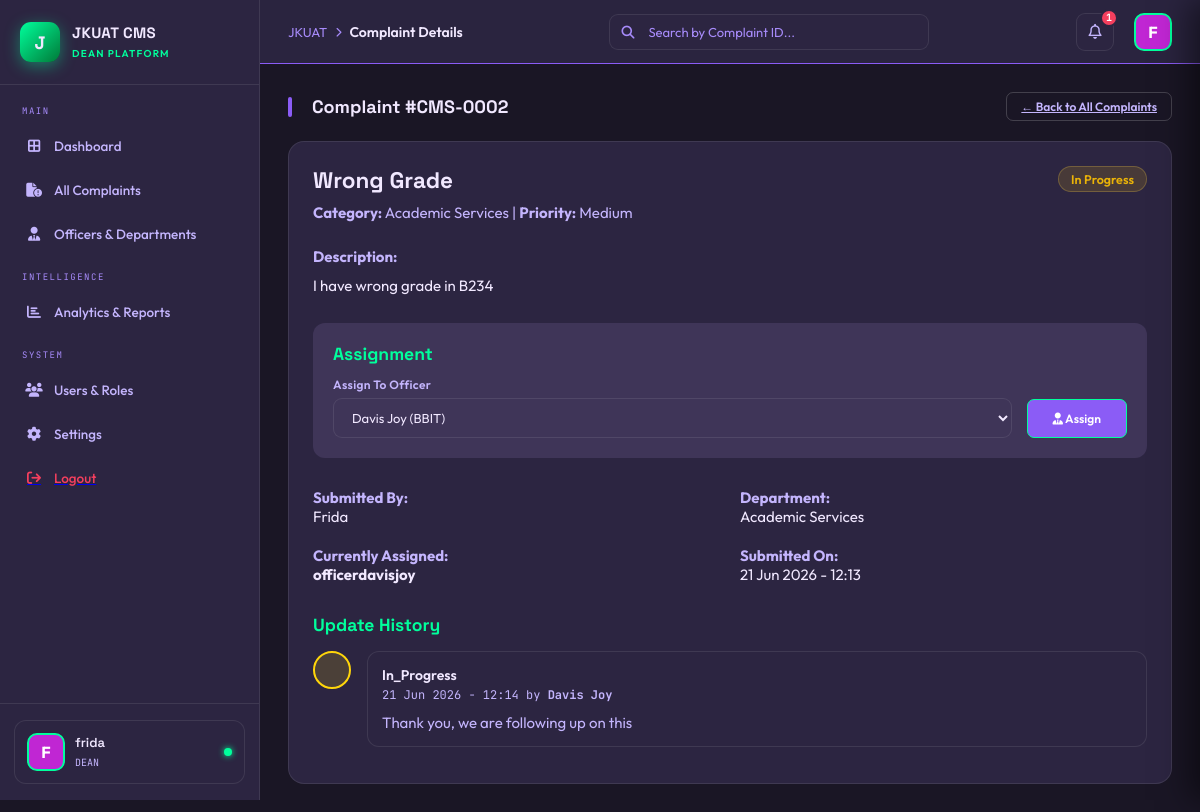
The app's page /accounts/dean/complaints/CMS-0002/ (signed in), older data.
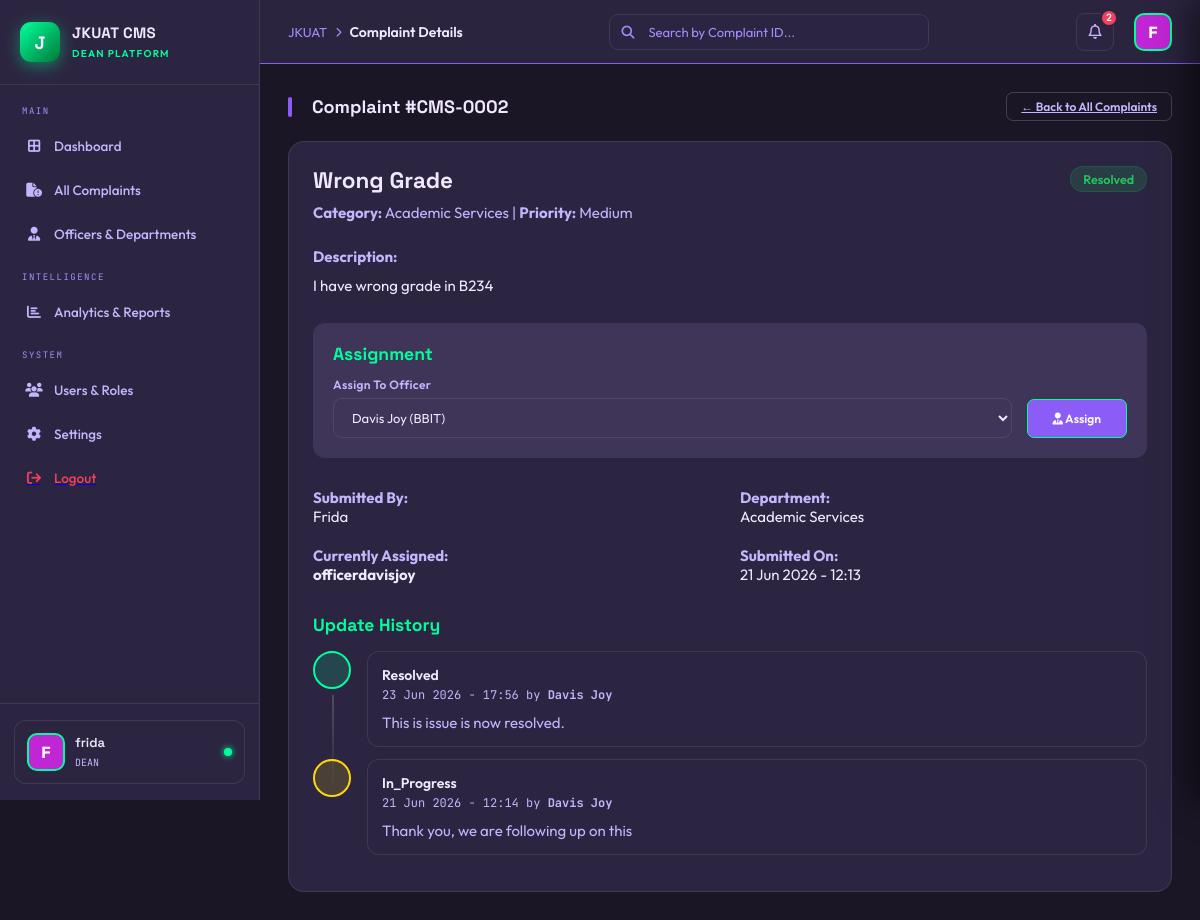
The same page, newer data.
### accounts/models.py (models this page shows, shortened)
class Complaint(models.Model):
    STATUS_CHOICES = [
        ('open', 'Open'),
        ('in_progress', 'In Progress'),
        ('resolved', 'Resolved'),
        ('closed', 'Closed'),
        ('escalated', 'Escalated'),
    ]
    PRIORITY_CHOICES = [
        ('low', 'Low'),
        ('medium', 'Medium'),
        ('high', 'High'),
        ('urgent', 'Urgent'),
    ]
    CATEGORY_CHOICES = [
        ('academic', 'Academic Services'),
        ('ict', 'ICT & Infrastructure'),
        ('hostel', 'Hostel & Accommodation'),
        ('finance', 'Finance & Fees'),
        ('library', 'Library Services'),
        ('health', 'Health & Wellness'),
        ('other', 'Other'),
    ]
    complaint_id = models.CharField(max_length=20, unique=True, editable=False)
    complainant = models.ForeignKey(
        User,
        on_delete=models.CASCADE,
        related_name='complaints_made'
    )
    title = models.CharField(max_length=255)
    description = models.TextField()
    category = models.CharField(max_length=50, choices=CATEGORY_CHOICES, default='other')
    department = models.ForeignKey(
        Department,
        on_delete=models.SET_NULL,
        null=True,
        blank=True,
        related_name='department_complaints'
    )
    priority = models.CharField(max_length=20, choices=PRIORITY_CHOICES, default='medium')
    status = models.CharField(max_length=20, choices=STATUS_CHOICES, default='open')
    assigned_to = models.ForeignKey(
        User,
        on_delete=models.SET_NULL,
        null=True,
        blank=True,
        related_name='assigned_complaints'
    )
    date_submitted = models.DateTimeField(auto_now_add=True)
    date_updated = models.DateTimeField(auto_now=True)
    date_resolved = models.DateTimeField(null=True, blank=True)
    resolution_time_days = models.FloatField(null=True, blank=True, editable=False)

class ComplaintUpdate(models.Model):
    complaint = models.ForeignKey(Complaint, on_delete=models.CASCADE, related_name='updates')
    updated_by = models.ForeignKey(User, on_delete=models.CASCADE, related_name='complaint_updates')
    previous_status = models.CharField(max_length=20, blank=True)
    new_status = models.CharField(max_length=20, choices=Complaint.STATUS_CHOICES)
    comment = models.TextField(blank=True)
    date = models.DateTimeField(auto_now_add=True)
    class Meta:
        ordering = ['-date']

### accounts/views.py (the view, shortened to what this page needs)
# urls.py: path('dean/complaints/<str:complaint_id>/', views.dean_complaint_detail, name='complaint_detail'),
@login_required
def dean_complaint_detail(request, complaint_id):
    complaint = get_object_or_404(
        Complaint.objects.select_related(
            'complainant',
            'department',
            'assigned_to',
            'assigned_to__profile'
        ),
        complaint_id=complaint_id
    )
    officers = User.objects.filter(
        profile__role='officer'
    ).select_related('profile').order_by('first_name', 'last_name')
    updates = ComplaintUpdate.objects.filter(
        complaint=complaint
    ).select_related('updated_by', 'updated_by__profile')\
     .order_by('-date')
    context = {
        'complaint': complaint,
        'updates': updates,
        'officers': officers,
    }
    return render(request, 'accounts/complaint_detail.html', context)

### accounts/context_processors.py (called while the page is built)
def notifications(request):
    if request.user.is_authenticated:
        unread_notifications = Notification.objects.filter(recipient=request.user, is_read=False).order_by('-created_at')
        all_notifications = Notification.objects.filter(recipient=request.user).order_by('-created_at')[:20] # Last 20 notifications
        return {
            'unread_notifications_count': unread_notifications.count(),
            'notifications_list': all_notifications
        }
    return {
        'unread_notifications_count': 0,
        'notifications_list': []
    }

### accounts/templates/accounts/complaint_detail.html (shortened to what this page needs)
{% extends "accounts/base.html" %}
{% block breadcrumb %}Complaint Details{% endblock %}
{% block content %}
<div class="page-wrap active">
    <div class="section-hdr">
        <div class="section-title">
            Complaint #{{ complaint.complaint_id }}
        </div>
        <a href="{% url 'accounts:dean_complaints' %}" class="btn-sm btn-outline">
            ← Back to All Complaints
        </a>
    </div>
    <div class="card">
        <div style="display: flex; justify-content: space-between; align-items: start; margin-bottom: 25px;">
            <div>
                <h2 style="margin: 0 0 8px 0; color: var(--txt);">{{ complaint.title }}</h2>
                <p style="margin: 0; color: var(--txt2);">
                    <strong>Category:</strong> {{ complaint.get_category_display|default:complaint.category|title }}
                    | <strong>Priority:</strong> {{ complaint.get_priority_display|default:complaint.priority|title }}
                </p>
            </div>
            <span class="badge-pill
                {% if complaint.status == 'resolved' %}pill-green
                {% elif complaint.status == 'in_progress' %}pill-gold
                {% else %}pill-red{% endif %}">
                {{ complaint.get_status_display|default:complaint.status|title }}
            </span>
        </div>
        <div style="margin-bottom: 25px;">
            <strong style="color: var(--txt2);">Description:</strong>
            <p style="margin-top: 8px; line-height: 1.6;">{{ complaint.description }}</p>
        </div>
        <div style="background: var(--surf2); padding: 20px; border-radius: 12px; margin-bottom: 30px;">
            <h3 style="margin-bottom: 12px; color: var(--green);">Assignment</h3>
            <form method="POST">
                <div style="display: flex; gap: 15px; align-items: end;">
                    <div style="flex: 1;">
                        <label class="form-label">Assign To Officer</label>
                        <select name="assigned_to" class="form-input">
                            {% for officer in officers %}
                            <option value="{{ officer.id }}"
                                {% if complaint.assigned_to and complaint.assigned_to.id == officer.id %}selected{% endif %}>
                                {{ officer.get_full_name|default:officer.username }}
                                ({{ officer.profile.department|default:"No Department" }})
                            </option>
                            {% endfor %}
                        </select>
                    </div>
                    <button type="submit" class="btn-sm btn-green" style="padding: 11px 25px;">
                        <i class="fa-solid fa-user-tie"></i> Assign
                    </button>
                </div>
            </form>
        </div>
        <div style="display: grid; grid-template-columns: 1fr 1fr; gap: 20px; margin-bottom: 30px;">
            <div>
                <strong style="color: var(--txt2);">Submitted By:</strong><br>
                {{ complaint.complainant.get_full_name|default:complaint.complainant.username|default:"—" }}
            </div>
            <div>
                <strong style="color: var(--txt2);">Department:</strong><br>
                {{ complaint.get_category_display|default:"—" }}
            </div>
            <div>
                <strong style="color: var(--txt2);">Currently Assigned:</strong><br>
                <strong>
                    {{ complaint.assigned_to.username|default:"Not Assigned Yet" }}
                </strong>
            </div>
            <div>
                <strong style="color: var(--txt2);">Submitted On:</strong><br>
                {{ complaint.date_submitted|date:"d M Y - H:i" }}
            </div>
        </div>
        <h3 style="margin: 30px 0 15px 0; color: var(--green);">Update History</h3>
        <div class="clearance-timeline">
            {% for update in updates %}
            <div class="ct-step">
                <div class="ct-dot
                    {% if update.new_status == 'resolved' %}done
                    {% elif update.new_status == 'in_progress' %}pending
                    {% else %}locked{% endif %}">
                </div>
                <div class="ct-body">
                    <div class="ct-dept">{{ update.new_status|title }}</div>
                    <div class="ct-meta">
                        {{ update.date|date:"d M Y - H:i" }} by
                        <strong>{{ update.updated_by.get_full_name|default:update.updated_by.username }}</strong>
                    </div>
                    {% if update.comment %}
                    <p style="margin-top: 10px; color: var(--txt2);">{{ update.comment }}</p>
                    {% endif %}
                </div>
            </div>
            {% empty %}
            <div style="padding: 30px; text-align: center; color: var(--txt2); background: var(--surf2); border-radius: 12px;">
                No updates recorded yet.
            </div>
            {% endfor %}
        </div>
    </div>
</div>
{% endblock %}

### accounts/templates/accounts/base.html (shortened to what this page needs)
{% load static %}
<!DOCTYPE html>
<html lang="en">
<head>
    <link rel="stylesheet" href="https://cdnjs.cloudflare.com/ajax/libs/font-awesome/6.4.0/css/all.min.css">
</head>
<body>
    <div class="shell">
        <aside class="sidebar" id="sidebar">
            <div class="brand">
                <div class="brand-logo">J</div>
                <div class="brand-info">
                    <h2>JKUAT CMS</h2>
                    <span>DEAN Platform</span>
                </div>
            </div>
            <div class="nav-links">
                <div class="nav-section">MAIN</div>
                <a href="{% url 'accounts:dean_dashboard' %}" class="nav-item {% if request.resolver_match.url_name == 'dean_dashboard' %}active{% endif %}">
                    <i class="fa-solid fa-border-all"></i> Dashboard
                </a>
                <a href="{% url 'accounts:dean_complaints' %}" class="nav-item {% if request.resolver_match.url_name == 'dean_complaints' %}active{% endif %}">
                    <i class="fa-solid fa-file-circle-exclamation"></i> All Complaints
                </a>
                <a href="{% url 'accounts:dean_officers' %}" class="nav-item {% if request.resolver_match.url_name == 'dean_officers' %}active{% endif %}">
                    <i class="fa-solid fa-user-tie"></i> Officers & Departments
                </a>
                <div class="nav-section">INTELLIGENCE</div>
                <a href="{% url 'accounts:dean_analytics' %}" class="nav-item {% if request.resolver_match.url_name == 'dean_analytics' %}active{% endif %}">
                    <i class="fa-solid fa-chart-bar"></i> Analytics & Reports
                </a>
                <div class="nav-section">SYSTEM</div>
                <a href="{% url 'accounts:dean_users' %}" class="nav-item {% if request.resolver_match.url_name == 'dean_users' %}active{% endif %}">
                    <i class="fa-solid fa-users"></i> Users & Roles
                </a>
                <a href="{% url 'accounts:dean_settings' %}" class="nav-item {% if request.resolver_match.url_name == 'dean_settings' %}active{% endif %}">
                    <i class="fa-solid fa-gear"></i> Settings
                </a>
                <a href="{% url 'accounts:user_logout' %}"><div class="nav-item logout"><i class="fa-solid fa-arrow-right-from-bracket"></i> Logout</div></a>
            </div>
            <div class="sidebar-footer">
                <div class="student-card">
                    <div class="student-avatar">{{ request.user.username|first|upper }}</div>
                    <div class="student-info">
                        <h4>{{ request.user.username|default:"Dr. Jane Mwangi" }}</h4>
                        <span>DEAN</span>
                    </div>
                    <div class="online-dot"></div>
                </div>
            </div>
        </aside>
        <main class="main">
            <header class="topbar">
                <div class="topbar-left">
                    <div class="page-breadcrumb">
                        <span>JKUAT</span>
                        <i class="fa-solid fa-chevron-right" style="font-size:10px;color:var(--txt3)"></i>
                        <strong>{% block breadcrumb %}Dashboard{% endblock %}</strong>
                    </div>
                </div>
                <form action="{% url 'accounts:global_search' %}" method="GET" class="search-wrap">
                    <i class="fa-solid fa-magnifying-glass"></i>
                    <input type="text" name="q" placeholder="Search by Complaint ID..." id="globalSearch">
                </form>
                <div class="topbar-right">
                    <div class="icon-btn" onclick="toggleNotif()">
                        <i class="fa-regular fa-bell"></i>
                        {% if unread_notifications_count > 0 %}
                        <span class="notif-dot">{{ unread_notifications_count }}</span>
                        {% endif %}
                    </div>
                    <div class="avatar-btn" onclick="location.href='#'">{{ request.user.username|first|upper }}</div>
                </div>
            </header>
            {% block content %}{% endblock %}
        </main>
    </div>
</body>
</html>

Row changes from the older to the newer data that the page shows:
changed Complaint "Wrong Grade": status "In Progress" → "Resolved"
added ComplaintUpdate: new_status "Resolved", date "23 Jun 2026 - 17:56", updated_by.get_full_name "Davis Joy", comment "This is issue is now resolved."
Text that changed along with them:
{{ unread_notifications_count }}: "1" → "2"
